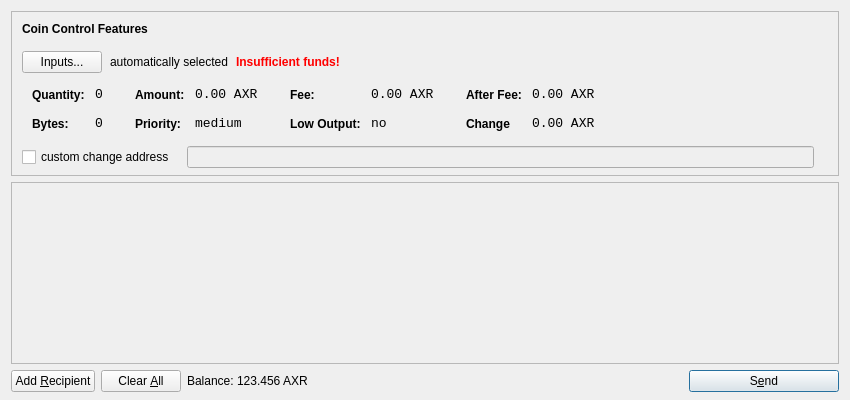
<?xml version="1.0" encoding="UTF-8"?>
<ui version="4.0">
 <class>SendCoinsDialog</class>
 <widget class="QDialog" name="SendCoinsDialog">
  <property name="geometry">
   <rect>
    <x>0</x>
    <y>0</y>
    <width>850</width>
    <height>400</height>
   </rect>
  </property>
  <property name="windowTitle">
   <string>Send Coins</string>
  </property>
  <layout class="QVBoxLayout" name="verticalLayout" stretch="0,1,0">
   <property name="bottomMargin">
    <number>8</number>
   </property>
   <item>
    <widget class="QFrame" name="frameCoinControl">
     <property name="sizePolicy">
      <sizepolicy hsizetype="Expanding" vsizetype="Expanding">
       <horstretch>0</horstretch>
       <verstretch>0</verstretch>
      </sizepolicy>
     </property>
     <property name="maximumSize">
      <size>
       <width>16777215</width>
       <height>16777215</height>
      </size>
     </property>
     <property name="frameShape">
      <enum>QFrame::StyledPanel</enum>
     </property>
     <property name="frameShadow">
      <enum>QFrame::Sunken</enum>
     </property>
     <layout class="QVBoxLayout" name="verticalLayoutCoinControl2">
      <property name="spacing">
       <number>-1</number>
      </property>
      <property name="leftMargin">
       <number>0</number>
      </property>
      <property name="topMargin">
       <number>0</number>
      </property>
      <property name="rightMargin">
       <number>0</number>
      </property>
      <property name="bottomMargin">
       <number>6</number>
      </property>
      <item>
       <layout class="QVBoxLayout" name="verticalLayoutCoinControl" stretch="0,0,0,0,1">
        <property name="spacing">
         <number>0</number>
        </property>
        <property name="leftMargin">
         <number>10</number>
        </property>
        <property name="topMargin">
         <number>10</number>
        </property>
        <item>
         <layout class="QHBoxLayout" name="horizontalLayoutCoinControl1">
          <property name="bottomMargin">
           <number>15</number>
          </property>
          <item>
           <widget class="QLabel" name="labelCoinControlFeatures">
            <property name="sizePolicy">
             <sizepolicy hsizetype="Preferred" vsizetype="Maximum">
              <horstretch>0</horstretch>
              <verstretch>0</verstretch>
             </sizepolicy>
            </property>
            <property name="font">
             <font>
              <weight>75</weight>
              <bold>true</bold>
             </font>
            </property>
            <property name="styleSheet">
             <string notr="true">font-weight:bold;</string>
            </property>
            <property name="text">
             <string>Coin Control Features</string>
            </property>
           </widget>
          </item>
         </layout>
        </item>
        <item>
         <layout class="QHBoxLayout" name="horizontalLayoutCoinControl2" stretch="0,0,0,0">
          <property name="spacing">
           <number>8</number>
          </property>
          <property name="bottomMargin">
           <number>10</number>
          </property>
          <item>
           <widget class="QPushButton" name="pushButtonCoinControl">
            <property name="styleSheet">
             <string notr="true"/>
            </property>
            <property name="text">
             <string>Inputs...</string>
            </property>
           </widget>
          </item>
          <item>
           <widget class="QLabel" name="labelCoinControlAutomaticallySelected">
            <property name="text">
             <string>automatically selected</string>
            </property>
            <property name="margin">
             <number>5</number>
            </property>
           </widget>
          </item>
          <item>
           <widget class="QLabel" name="labelCoinControlInsuffFunds">
            <property name="font">
             <font>
              <weight>75</weight>
              <bold>true</bold>
             </font>
            </property>
            <property name="styleSheet">
             <string notr="true">color:red;font-weight:bold;</string>
            </property>
            <property name="text">
             <string>Insufficient funds!</string>
            </property>
            <property name="margin">
             <number>5</number>
            </property>
           </widget>
          </item>
          <item>
           <spacer name="horizontalSpacerCoinControl">
            <property name="orientation">
             <enum>Qt::Horizontal</enum>
            </property>
            <property name="sizeHint" stdset="0">
             <size>
              <width>40</width>
              <height>1</height>
             </size>
            </property>
           </spacer>
          </item>
         </layout>
        </item>
        <item>
         <widget class="QWidget" name="widgetCoinControl" native="true">
          <property name="sizePolicy">
           <sizepolicy hsizetype="Preferred" vsizetype="Preferred">
            <horstretch>0</horstretch>
            <verstretch>0</verstretch>
           </sizepolicy>
          </property>
          <property name="minimumSize">
           <size>
            <width>0</width>
            <height>0</height>
           </size>
          </property>
          <property name="styleSheet">
           <string notr="true"/>
          </property>
          <layout class="QHBoxLayout" name="horizontalLayoutCoinControl5">
           <property name="margin">
            <number>0</number>
           </property>
           <item>
            <layout class="QHBoxLayout" name="horizontalLayoutCoinControl3" stretch="0,0,0,1">
             <property name="spacing">
              <number>20</number>
             </property>
             <property name="topMargin">
              <number>0</number>
             </property>
             <property name="bottomMargin">
              <number>10</number>
             </property>
             <item>
              <layout class="QFormLayout" name="formLayoutCoinControl1">
               <property name="horizontalSpacing">
                <number>10</number>
               </property>
               <property name="verticalSpacing">
                <number>14</number>
               </property>
               <property name="leftMargin">
                <number>10</number>
               </property>
               <property name="topMargin">
                <number>4</number>
               </property>
               <property name="rightMargin">
                <number>6</number>
               </property>
               <item row="0" column="0">
                <widget class="QLabel" name="labelCoinControlQuantityText">
                 <property name="styleSheet">
                  <string notr="true">font-weight:bold;</string>
                 </property>
                 <property name="text">
                  <string>Quantity:</string>
                 </property>
                 <property name="margin">
                  <number>0</number>
                 </property>
                </widget>
               </item>
               <item row="0" column="1">
                <widget class="QLabel" name="labelCoinControlQuantity">
                 <property name="font">
                  <font>
                   <family>Monospace</family>
                   <pointsize>10</pointsize>
                  </font>
                 </property>
                 <property name="cursor">
                  <cursorShape>IBeamCursor</cursorShape>
                 </property>
                 <property name="contextMenuPolicy">
                  <enum>Qt::ActionsContextMenu</enum>
                 </property>
                 <property name="text">
                  <string>0</string>
                 </property>
                 <property name="margin">
                  <number>0</number>
                 </property>
                 <property name="textInteractionFlags">
                  <set>Qt::LinksAccessibleByMouse|Qt::TextSelectableByKeyboard|Qt::TextSelectableByMouse</set>
                 </property>
                </widget>
               </item>
               <item row="1" column="0">
                <widget class="QLabel" name="labelCoinControlBytesText">
                 <property name="styleSheet">
                  <string notr="true">font-weight:bold;</string>
                 </property>
                 <property name="text">
                  <string>Bytes:</string>
                 </property>
                </widget>
               </item>
               <item row="1" column="1">
                <widget class="QLabel" name="labelCoinControlBytes">
                 <property name="font">
                  <font>
                   <family>Monospace</family>
                   <pointsize>10</pointsize>
                  </font>
                 </property>
                 <property name="cursor">
                  <cursorShape>IBeamCursor</cursorShape>
                 </property>
                 <property name="contextMenuPolicy">
                  <enum>Qt::ActionsContextMenu</enum>
                 </property>
                 <property name="text">
                  <string>0</string>
                 </property>
                 <property name="textInteractionFlags">
                  <set>Qt::LinksAccessibleByMouse|Qt::TextSelectableByKeyboard|Qt::TextSelectableByMouse</set>
                 </property>
                </widget>
               </item>
              </layout>
             </item>
             <item>
              <layout class="QFormLayout" name="formLayoutCoinControl2">
               <property name="horizontalSpacing">
                <number>10</number>
               </property>
               <property name="verticalSpacing">
                <number>14</number>
               </property>
               <property name="leftMargin">
                <number>6</number>
               </property>
               <property name="topMargin">
                <number>4</number>
               </property>
               <property name="rightMargin">
                <number>6</number>
               </property>
               <item row="0" column="0">
                <widget class="QLabel" name="labelCoinControlAmountText">
                 <property name="styleSheet">
                  <string notr="true">font-weight:bold;</string>
                 </property>
                 <property name="text">
                  <string>Amount:</string>
                 </property>
                 <property name="margin">
                  <number>0</number>
                 </property>
                </widget>
               </item>
               <item row="0" column="1">
                <widget class="QLabel" name="labelCoinControlAmount">
                 <property name="font">
                  <font>
                   <family>Monospace</family>
                   <pointsize>10</pointsize>
                  </font>
                 </property>
                 <property name="cursor">
                  <cursorShape>IBeamCursor</cursorShape>
                 </property>
                 <property name="contextMenuPolicy">
                  <enum>Qt::ActionsContextMenu</enum>
                 </property>
                 <property name="text">
                  <string>0.00 AXR</string>
                 </property>
                 <property name="textInteractionFlags">
                  <set>Qt::LinksAccessibleByMouse|Qt::TextSelectableByKeyboard|Qt::TextSelectableByMouse</set>
                 </property>
                </widget>
               </item>
               <item row="1" column="0">
                <widget class="QLabel" name="labelCoinControlPriorityText">
                 <property name="styleSheet">
                  <string notr="true">font-weight:bold;</string>
                 </property>
                 <property name="text">
                  <string>Priority:</string>
                 </property>
                </widget>
               </item>
               <item row="1" column="1">
                <widget class="QLabel" name="labelCoinControlPriority">
                 <property name="font">
                  <font>
                   <family>Monospace</family>
                   <pointsize>10</pointsize>
                  </font>
                 </property>
                 <property name="cursor">
                  <cursorShape>IBeamCursor</cursorShape>
                 </property>
                 <property name="contextMenuPolicy">
                  <enum>Qt::ActionsContextMenu</enum>
                 </property>
                 <property name="text">
                  <string>medium</string>
                 </property>
                 <property name="textInteractionFlags">
                  <set>Qt::LinksAccessibleByMouse|Qt::TextSelectableByKeyboard|Qt::TextSelectableByMouse</set>
                 </property>
                </widget>
               </item>
              </layout>
             </item>
             <item>
              <layout class="QFormLayout" name="formLayoutCoinControl3">
               <property name="horizontalSpacing">
                <number>10</number>
               </property>
               <property name="verticalSpacing">
                <number>14</number>
               </property>
               <property name="leftMargin">
                <number>6</number>
               </property>
               <property name="topMargin">
                <number>4</number>
               </property>
               <property name="rightMargin">
                <number>6</number>
               </property>
               <item row="0" column="0">
                <widget class="QLabel" name="labelCoinControlFeeText">
                 <property name="styleSheet">
                  <string notr="true">font-weight:bold;</string>
                 </property>
                 <property name="text">
                  <string>Fee:</string>
                 </property>
                 <property name="margin">
                  <number>0</number>
                 </property>
                </widget>
               </item>
               <item row="0" column="1">
                <widget class="QLabel" name="labelCoinControlFee">
                 <property name="font">
                  <font>
                   <family>Monospace</family>
                   <pointsize>10</pointsize>
                  </font>
                 </property>
                 <property name="cursor">
                  <cursorShape>IBeamCursor</cursorShape>
                 </property>
                 <property name="contextMenuPolicy">
                  <enum>Qt::ActionsContextMenu</enum>
                 </property>
                 <property name="text">
                  <string>0.00 AXR</string>
                 </property>
                 <property name="textInteractionFlags">
                  <set>Qt::LinksAccessibleByMouse|Qt::TextSelectableByKeyboard|Qt::TextSelectableByMouse</set>
                 </property>
                </widget>
               </item>
               <item row="1" column="0">
                <widget class="QLabel" name="labelCoinControlLowOutputText">
                 <property name="styleSheet">
                  <string notr="true">font-weight:bold;</string>
                 </property>
                 <property name="text">
                  <string>Low Output:</string>
                 </property>
                </widget>
               </item>
               <item row="1" column="1">
                <widget class="QLabel" name="labelCoinControlLowOutput">
                 <property name="font">
                  <font>
                   <family>Monospace</family>
                   <pointsize>10</pointsize>
                  </font>
                 </property>
                 <property name="cursor">
                  <cursorShape>IBeamCursor</cursorShape>
                 </property>
                 <property name="contextMenuPolicy">
                  <enum>Qt::ActionsContextMenu</enum>
                 </property>
                 <property name="text">
                  <string>no</string>
                 </property>
                 <property name="textInteractionFlags">
                  <set>Qt::LinksAccessibleByMouse|Qt::TextSelectableByKeyboard|Qt::TextSelectableByMouse</set>
                 </property>
                </widget>
               </item>
              </layout>
             </item>
             <item>
              <layout class="QFormLayout" name="formLayoutCoinControl4">
               <property name="horizontalSpacing">
                <number>10</number>
               </property>
               <property name="verticalSpacing">
                <number>14</number>
               </property>
               <property name="leftMargin">
                <number>6</number>
               </property>
               <property name="topMargin">
                <number>4</number>
               </property>
               <property name="rightMargin">
                <number>6</number>
               </property>
               <item row="0" column="0">
                <widget class="QLabel" name="labelCoinControlAfterFeeText">
                 <property name="styleSheet">
                  <string notr="true">font-weight:bold;</string>
                 </property>
                 <property name="text">
                  <string>After Fee:</string>
                 </property>
                 <property name="margin">
                  <number>0</number>
                 </property>
                </widget>
               </item>
               <item row="0" column="1">
                <widget class="QLabel" name="labelCoinControlAfterFee">
                 <property name="font">
                  <font>
                   <family>Monospace</family>
                   <pointsize>10</pointsize>
                  </font>
                 </property>
                 <property name="cursor">
                  <cursorShape>IBeamCursor</cursorShape>
                 </property>
                 <property name="contextMenuPolicy">
                  <enum>Qt::ActionsContextMenu</enum>
                 </property>
                 <property name="text">
                  <string>0.00 AXR</string>
                 </property>
                 <property name="textInteractionFlags">
                  <set>Qt::LinksAccessibleByMouse|Qt::TextSelectableByKeyboard|Qt::TextSelectableByMouse</set>
                 </property>
                </widget>
               </item>
               <item row="1" column="0">
                <widget class="QLabel" name="labelCoinControlChangeText">
                 <property name="styleSheet">
                  <string notr="true">font-weight:bold;</string>
                 </property>
                 <property name="text">
                  <string>Change</string>
                 </property>
                </widget>
               </item>
               <item row="1" column="1">
                <widget class="QLabel" name="labelCoinControlChange">
                 <property name="font">
                  <font>
                   <family>Monospace</family>
                   <pointsize>10</pointsize>
                  </font>
                 </property>
                 <property name="cursor">
                  <cursorShape>IBeamCursor</cursorShape>
                 </property>
                 <property name="contextMenuPolicy">
                  <enum>Qt::ActionsContextMenu</enum>
                 </property>
                 <property name="text">
                  <string>0.00 AXR</string>
                 </property>
                 <property name="textInteractionFlags">
                  <set>Qt::LinksAccessibleByMouse|Qt::TextSelectableByKeyboard|Qt::TextSelectableByMouse</set>
                 </property>
                </widget>
               </item>
              </layout>
             </item>
            </layout>
           </item>
          </layout>
         </widget>
        </item>
        <item>
         <layout class="QHBoxLayout" name="horizontalLayoutCoinControl4" stretch="0,0,0">
          <property name="spacing">
           <number>12</number>
          </property>
          <property name="sizeConstraint">
           <enum>QLayout::SetDefaultConstraint</enum>
          </property>
          <property name="topMargin">
           <number>5</number>
          </property>
          <property name="rightMargin">
           <number>5</number>
          </property>
          <item>
           <widget class="QCheckBox" name="checkBoxCoinControlChange">
            <property name="text">
             <string>custom change address</string>
            </property>
           </widget>
          </item>
          <item>
           <widget class="QLineEdit" name="lineEditCoinControlChange">
            <property name="enabled">
             <bool>false</bool>
            </property>
            <property name="sizePolicy">
             <sizepolicy hsizetype="Expanding" vsizetype="Fixed">
              <horstretch>0</horstretch>
              <verstretch>0</verstretch>
             </sizepolicy>
            </property>
           </widget>
          </item>
          <item>
           <widget class="QLabel" name="labelCoinControlChangeLabel">
            <property name="sizePolicy">
             <sizepolicy hsizetype="Preferred" vsizetype="Expanding">
              <horstretch>0</horstretch>
              <verstretch>0</verstretch>
             </sizepolicy>
            </property>
            <property name="minimumSize">
             <size>
              <width>0</width>
              <height>0</height>
             </size>
            </property>
            <property name="text">
             <string/>
            </property>
            <property name="margin">
             <number>3</number>
            </property>
           </widget>
          </item>
         </layout>
        </item>
        <item>
         <spacer name="verticalSpacerCoinControl">
          <property name="orientation">
           <enum>Qt::Vertical</enum>
          </property>
          <property name="sizeHint" stdset="0">
           <size>
            <width>800</width>
            <height>1</height>
           </size>
          </property>
         </spacer>
        </item>
       </layout>
      </item>
     </layout>
    </widget>
   </item>
   <item>
    <widget class="QScrollArea" name="scrollArea">
     <property name="widgetResizable">
      <bool>true</bool>
     </property>
     <widget class="QWidget" name="scrollAreaWidgetContents">
      <property name="geometry">
       <rect>
        <x>0</x>
        <y>0</y>
        <width>830</width>
        <height>165</height>
       </rect>
      </property>
      <layout class="QVBoxLayout" name="verticalLayout_2">
       <property name="margin">
        <number>0</number>
       </property>
       <item>
        <layout class="QVBoxLayout" name="entries">
         <property name="spacing">
          <number>6</number>
         </property>
        </layout>
       </item>
       <item>
        <spacer name="verticalSpacer">
         <property name="orientation">
          <enum>Qt::Vertical</enum>
         </property>
         <property name="sizeHint" stdset="0">
          <size>
           <width>20</width>
           <height>40</height>
          </size>
         </property>
        </spacer>
       </item>
      </layout>
     </widget>
    </widget>
   </item>
   <item>
    <layout class="QHBoxLayout" name="horizontalLayout">
     <item>
      <widget class="QPushButton" name="addButton">
       <property name="toolTip">
        <string>Send to multiple recipients at once</string>
       </property>
       <property name="text">
        <string>Add &amp;Recipient</string>
       </property>
       <property name="icon">
        <iconset resource="../bitcoin.qrc">
         <normaloff>:/icons/add</normaloff>:/icons/add</iconset>
       </property>
       <property name="autoDefault">
        <bool>false</bool>
       </property>
      </widget>
     </item>
     <item>
      <widget class="QPushButton" name="clearButton">
       <property name="sizePolicy">
        <sizepolicy hsizetype="Minimum" vsizetype="Fixed">
         <horstretch>0</horstretch>
         <verstretch>0</verstretch>
        </sizepolicy>
       </property>
       <property name="toolTip">
        <string>Remove all transaction fields</string>
       </property>
       <property name="text">
        <string>Clear &amp;All</string>
       </property>
       <property name="icon">
        <iconset resource="../bitcoin.qrc">
         <normaloff>:/icons/remove</normaloff>:/icons/remove</iconset>
       </property>
       <property name="autoRepeatDelay">
        <number>300</number>
       </property>
       <property name="autoDefault">
        <bool>false</bool>
       </property>
      </widget>
     </item>
     <item>
      <layout class="QHBoxLayout" name="horizontalLayout_2">
       <property name="spacing">
        <number>3</number>
       </property>
       <item>
        <widget class="QLabel" name="label">
         <property name="sizePolicy">
          <sizepolicy hsizetype="Preferred" vsizetype="Fixed">
           <horstretch>0</horstretch>
           <verstretch>0</verstretch>
          </sizepolicy>
         </property>
         <property name="text">
          <string>Balance:</string>
         </property>
        </widget>
       </item>
       <item>
        <widget class="QLabel" name="labelBalance">
         <property name="sizePolicy">
          <sizepolicy hsizetype="Preferred" vsizetype="Fixed">
           <horstretch>0</horstretch>
           <verstretch>0</verstretch>
          </sizepolicy>
         </property>
         <property name="cursor">
          <cursorShape>IBeamCursor</cursorShape>
         </property>
         <property name="text">
          <string>123.456 AXR</string>
         </property>
         <property name="textInteractionFlags">
          <set>Qt::LinksAccessibleByMouse|Qt::TextSelectableByKeyboard|Qt::TextSelectableByMouse</set>
         </property>
        </widget>
       </item>
      </layout>
     </item>
     <item>
      <spacer name="horizontalSpacer">
       <property name="orientation">
        <enum>Qt::Horizontal</enum>
       </property>
       <property name="sizeHint" stdset="0">
        <size>
         <width>40</width>
         <height>20</height>
        </size>
       </property>
      </spacer>
     </item>
     <item>
      <widget class="QPushButton" name="sendButton">
       <property name="minimumSize">
        <size>
         <width>150</width>
         <height>0</height>
        </size>
       </property>
       <property name="toolTip">
        <string>Confirm the send action</string>
       </property>
       <property name="text">
        <string>S&amp;end</string>
       </property>
       <property name="icon">
        <iconset resource="../bitcoin.qrc">
         <normaloff>:/icons/send</normaloff>:/icons/send</iconset>
       </property>
       <property name="default">
        <bool>true</bool>
       </property>
      </widget>
     </item>
    </layout>
   </item>
  </layout>
 </widget>
 <resources>
  <include location="../bitcoin.qrc"/>
 </resources>
 <connections/>
</ui>
